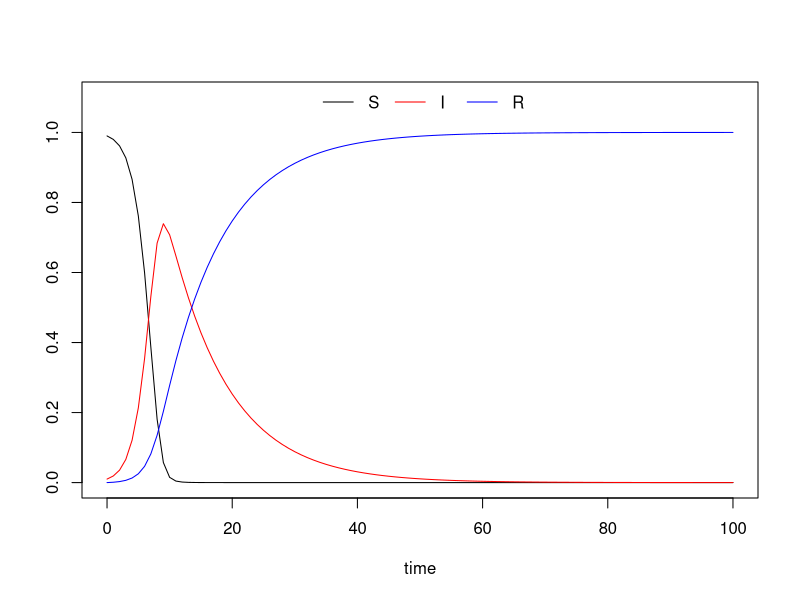
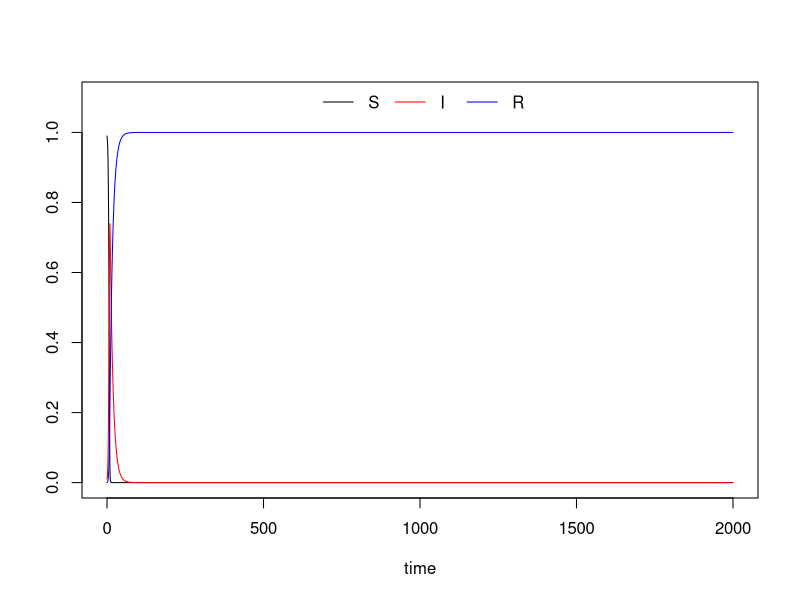

Here is the R script that generated these plots, in order:
#SIR model for IIT Bombay measles workshop 2024
#Version 1: Base Model

#Definitions of variables and parameters
#S = proportion of people who are susceptible to the infection
#I = proportion of people who are infected (and infectious)
#R = proportion of people who are resistant to the infection
#tmax = maximum time to run simulation
#rec_rate = rate (in person-days) of recovery from the infection
#beta = probability of transmission between any two individuals

model <- function(rec_rate=0.1,beta=1,tmax=2000){

  S=rep(0,tmax+1)                                                                           #susceptibles
  I=rep(0,tmax+1)                                                                            #infecteds
  R=rep(0,tmax+1)                                                                           #recovereds
  I[1]=0.01
  S[1]=1-I[1]
  R[1]=0

  for(t in 1:tmax){
    S[t+1]=S[t]-beta*S[t]*I[t]
    I[t+1]=I[t]+beta*S[t]*I[t]-rec_rate*I[t]
    R[t+1]=R[t]+rec_rate*I[t]
  }

  cbind(S, I, R)
}

#Plot graph
plot.model <- function(tmax=2000){

  plot(x=0:tmax,y=model.out[1:(tmax+1),"S"],type="l",ylim=c(0,1.1),xlab="time",ylab="")
  lines(x=0:tmax,y=model.out[1:(tmax+1),"I"],col="red")
  lines(x=0:tmax,y=model.out[1:(tmax+1),"R"],col="blue")
  legend("top",legend=c("S","I","R"), col=c("black","red","blue"),
         lty=c(1,1,1),bty="n",ncol=3)

}

#Example output
model.out <- model()
plot.model(tmax=100)
plot.model(tmax=2000)